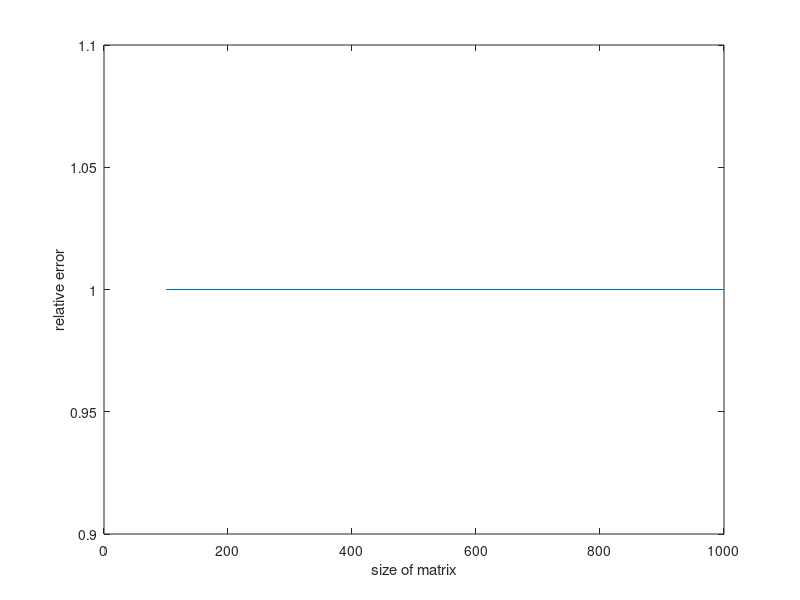
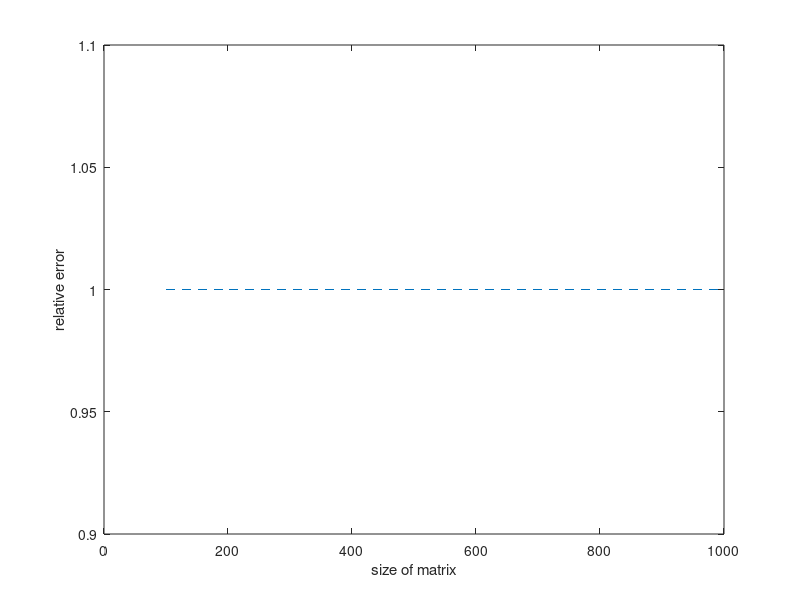
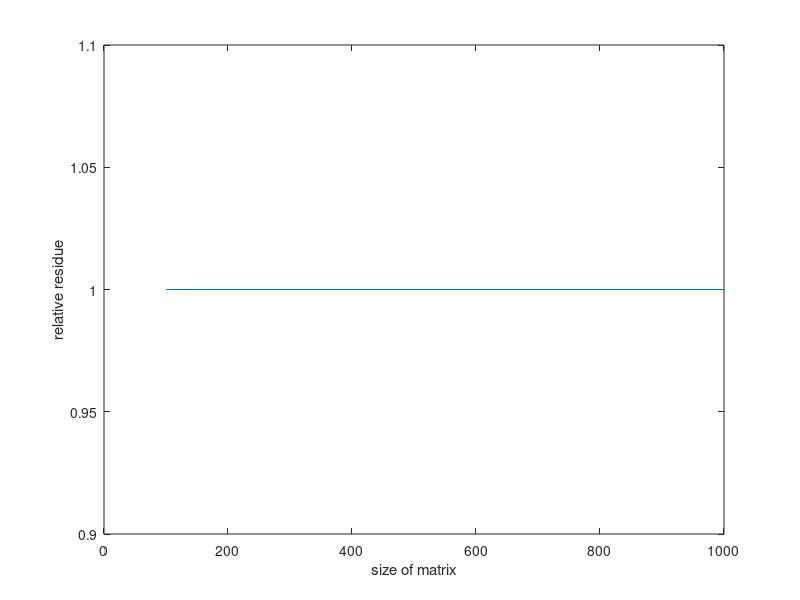
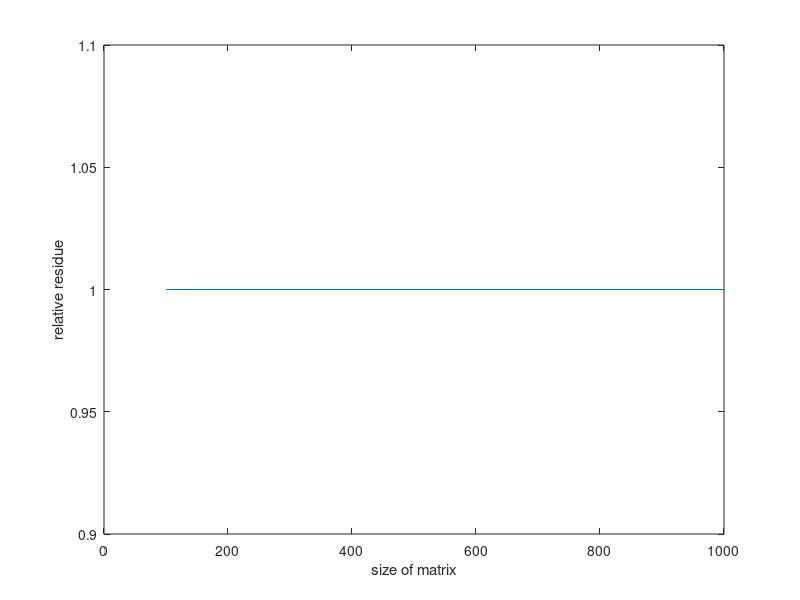

These figures' MATLAB source, in order: (Note: a time limit stopped this script after it produced the figures.)
% This is not a function file
1;

% Generates test data for numerical experiment
function [A, b, xtrue, M, c] = gen_data(N, k)
  [Q1, R] = qr(randn(N));
  [Q2, R] = qr(randn(N));
  D = diag(10 .^(k/N:k/N:k));
  A = Q1*D*Q2;
  b = ones(N,1);
  z = zeros(N, N);
  xtrue = A\b;
  M = [z A; A' z];
  c = [b ; b];
end

% gmres routine
function x = gmr(A, b, max_iterations, threshold)
  n = length(A);
  m = max_iterations;
  x = zeros(n, 1);
  %use x as the initial vector
  r=b-A*x;

  b_norm = norm(b);
  error = norm(r)/b_norm;

  %initialize the 1D vectors
  sn = zeros(m,1);
  cs = zeros(m,1);
  e1 = zeros(n,1);
  e1(1) = 1;
  r_norm=norm(r);
  Q(:,1) = r/r_norm;
  beta = r_norm*e1;
  for k = 1:m                                   
    
    %run arnoldi
    [H(1:k+1,k) Q(:,k+1)] = arnoldi(A, Q, k);
    
    %eliminate the last element in H ith row and update the rotation matrix
    [H(1:k+1,k) cs(k) sn(k)] = apply_givens_rotation(H(1:k+1,k), cs, sn, k);
    
    %update the residual vector
    beta(k+1) = -sn(k)*beta(k);
    beta(k)   = cs(k)*beta(k);
    error  = abs(beta(k+1)) / b_norm;
    
    if ( error <= threshold)
      break;
    end
  end

  %calculate the result
  y = H(1:k,1:k) \ beta(1:k);
  x = x + Q(:,1:k)*y; 
end

% Arnoldi Function                  

function [h q] = arnoldi(A, Q, k)
  q = A*Q(:,k);
  for i = 1:k,
    h(i)= q'*Q(:,i);
    q = q - h(i)*Q(:,i);
  end
  h(k+1) = norm(q);
  q = q / h(k+1);
end

%  Applying Givens Rotation to H col                  
function [h, cs_k sn_k] = apply_givens_rotation(h, cs, sn, k)
  %apply for ith column
  for i = 1:k-1,                              
    temp     =  cs(i)*h(i) + sn(i)*h(i+1);
    h(i+1) = -sn(i)*h(i) + cs(i)*h(i+1);
    h(i)   = temp;
  end
  
  %update the next sin cos values for rotation
  [cs_k sn_k] = givens_rotation( h(k), h(k+1));
  
  %eliminate H(i+1,i)
  h(k) = cs_k*h(k) + sn_k*h(k+1);
  h(k+1) = 0.0;
end

% Calculate the Given rotation matrix
function [cs sn] = givens_rotation(v1, v2)
  if (v1==0)
    cs = 0;
    sn = 1;
  else
    t=sqrt(v1^2+v2^2);
    cs = abs(v1) / t;
    sn = cs * v2 / v1;
  end
end

% Conjugate gradient routine
function [x, re, rr] = cg(A, b, x1, maxitr, tol)
  n = length(b);
  x = zeros(n, 1);
  nx1 = norm(x1);
  r0 = b - A*x;
  p = r0; r = r0;
  itr = 0;
  while true
    a = (r0'*r0)/(p'*A*p);
    x =  x + a*p;
    r =  r - a*A*p;
    re = norm(x-x1)/nx1;
    itr = itr + 1;
    if re < tol || itr > maxitr
      break
    end
    beta =  (r'*r)/(r0'*r0);
    p = r + beta*p;
    r0 = r;
  end
  rr = norm(b-a*x)/norm(b); 
end

% Computes errors for bicg and gmres
function e = err(A, b, x1)
  nx1 = norm(x1); nb = norm(b);
  [x, ~] = bicgstab(A, b, 1e-6, 20);
  e = [norm(x-x1)/nx1, norm(b-A*x)/nb];
  x = gmr(A, b, 20, 1e-6);
  e = [e [norm(x-x1)/nx1, norm(b-A*x)/nb]]; 
end

% Computes average error for bicg, gmres, cg
function [e, ecg] = avg_err(N, k, n)
  e = zeros(4, 1); ecg = [0 0];
  for j = 1:n
      [A, b, x1, M, c] = gen_data(N, k);
      e = e + err(A, b, x1);
      [~, re, rr] = cg(M, c, M\c, 20, 1e-6);
      ecg = ecg + [re, rr];
  end
  e = e/n; ecg = ecg/n;
end

function plt(k)
  bre = zeros(10, 1); % Relative error for bicg 
  gre = zeros(10, 1); % Relative error for gmres
  brr = zeros(10, 1); % relative residue for bicg
  grr = zeros(10, 1); % relative residue for gmres
  cre = zeros(10, 1); % Relative error for cg
  crr = zeros(10, 1); % relative residue for cg
  for i = 1:10
    [e, ecg] = avg_err(100*i, k, 1);
    bre(i) = e(1);
    brr(i) = e(2);
    gre(i) = e(3);
    grr(i) = e(4);
    cre(i) = ecg(1);
    crr(i) = ecg(2);
   end
   X = [100:100:1000];
   fig = figure('visible', 'off');
   plot(X, bre);
   xlabel('size of matrix');
   ylabel('relative error');
   saveas(fig, strcat('img4/Rel_err_bicg_', num2str(k)), 'png');
   plot(X, gre, '--');
   xlabel('size of matrix');
   ylabel('relative error');
   saveas(fig, strcat('img4/Rel_err_gmres_', num2str(k)), 'png');
   plot(X, brr);
   xlabel('size of matrix');
   ylabel('relative residue');
   saveas(fig, strcat('img4/Rel_res_bicg_', num2str(k)), 'png');
   plot(X, grr);
   xlabel('size of matrix');
   ylabel('relative residue');
   saveas(fig, strcat('img4/Rel_res_gmres_', num2str(k)), 'png');
   plot(X, cre, '--');
   xlabel('size of matrix');
   ylabel('relative error');
   saveas(fig, strcat('img4/Rel_err_cg_', num2str(k)), 'png');
   plot(X, crr);
   xlabel('size of matrix');
   ylabel('relative residue');
   saveas(fig, strcat('img4/Rel_res_cg_', num2str(k)), 'png');
end

for k = 3:6
  plt(k);
end

disp('Plots have been generated')
